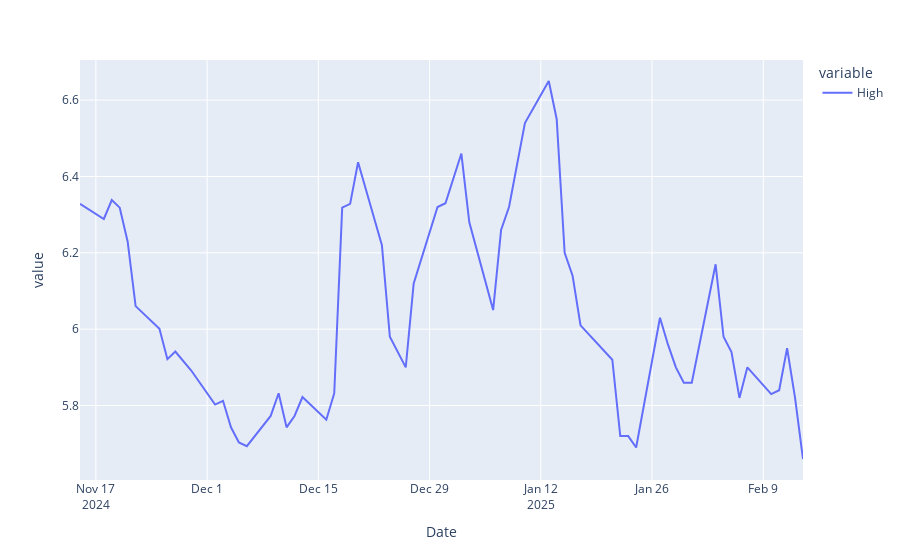

Notebook code for this chart:
### Markdown cell above
Ploting the high prices. Note that Pandas API on Spark requires the `plotly` package.

### Code cell
import plotly

psdata["High"].plot()
